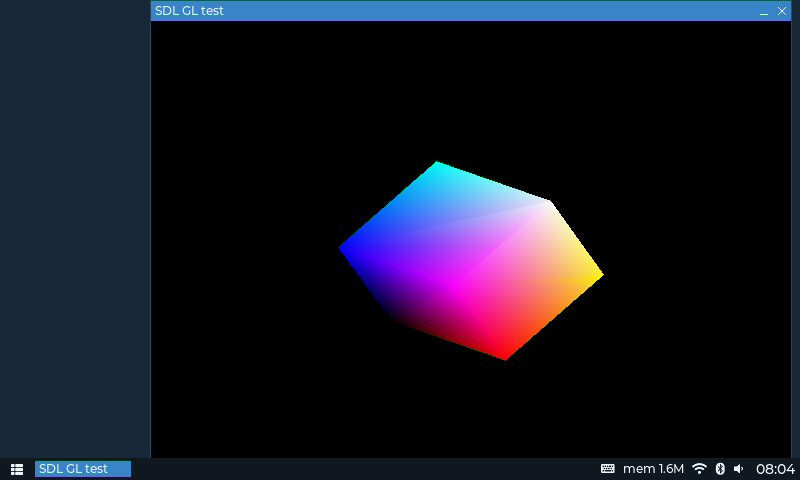
#> input picture artifacts/gl/stage5/testgl-board.jpg, 800 x 480 px
$ python cellbad.py ../../artifacts/gl/stage5/testgl-board.jpg ../../artifacts/gl/stage5/menu-gears.jpg 5
#> lines starting #> are read from the running program, lines starting #| are printed output that depends on the picture; after the words box and inside, x2 and y2 are one past the last pixel; in counts of white or black regions, pixels touching at a corner belong together
#!/usr/bin/env python3
"""cellbad.py MESA.png OURS.png [cell] - tolerant-bad pixels (tools/glref
compare.py's rule: no pixel of the other image's 3x3 neighbourhood within
16 on every channel, either direction) per 40x40 cell, rows from the
bottom as the tests number them. s31, MIT."""
import sys
import numpy as np
from PIL import Image
A = np.asarray(Image.open(sys.argv[1]).convert('RGB')).astype(np.int16)
B = np.asarray(Image.open(sys.argv[2]).convert('RGB')).astype(np.int16)
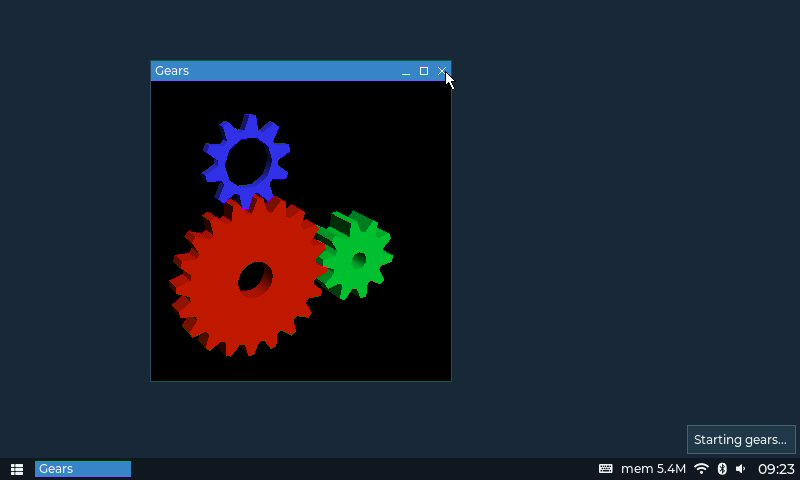
#> input picture artifacts/gl/stage5/menu-gears.jpg, 800 x 480 px
C = int(sys.argv[3]) if len(sys.argv) > 3 else 40
h, w, _ = A.shape
#> h = 480; w = 800
def nearest(X, Y):
    Yp = np.pad(Y, ((1, 1), (1, 1), (0, 0)), mode='edge')
    best = np.full((h, w), 32767, dtype=np.int16)
    for dy in (0, 1, 2):
        for dx in (0, 1, 2):
            best = np.minimum(best, np.abs(X - Yp[dy:dy + h, dx:dx + w]).max(axis=2))
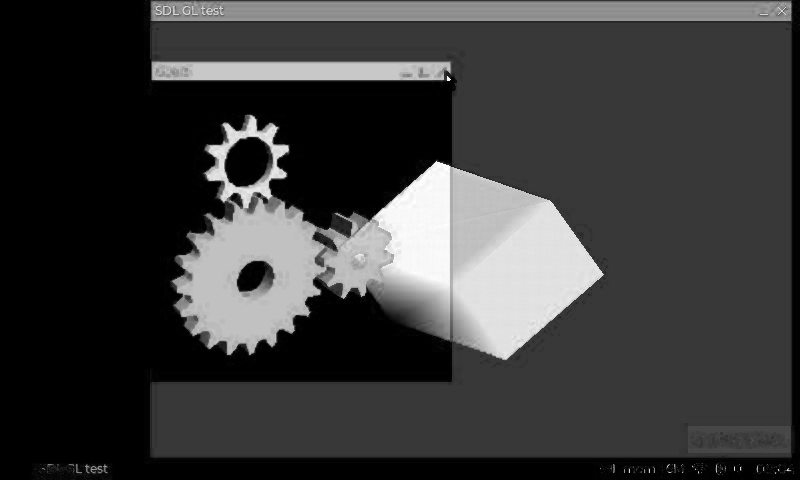
#> best: shape (480, 800) int16; min 0, max 255, mean 58.7
    return best
bad = (nearest(A, B) > 16) | (nearest(B, A) > 16)
#> after the loop in nearest (call 2), `for dy in (0, 1, 2):`:
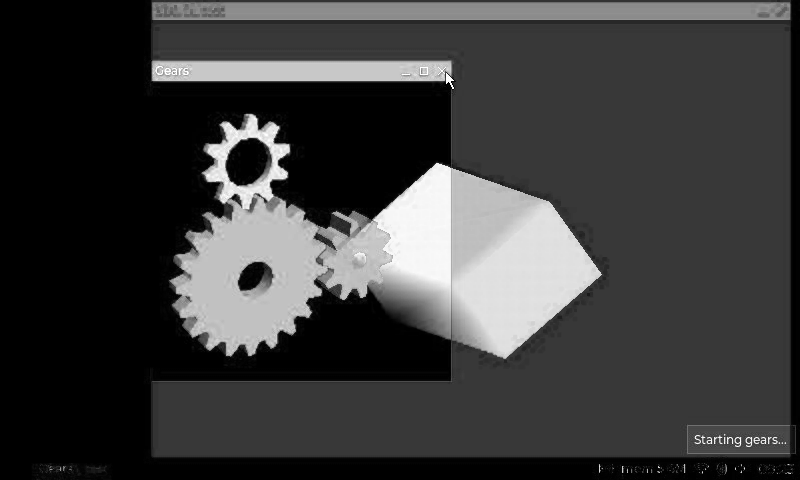
#> best: shape (480, 800) int16; min 0, max 255, mean 59.6
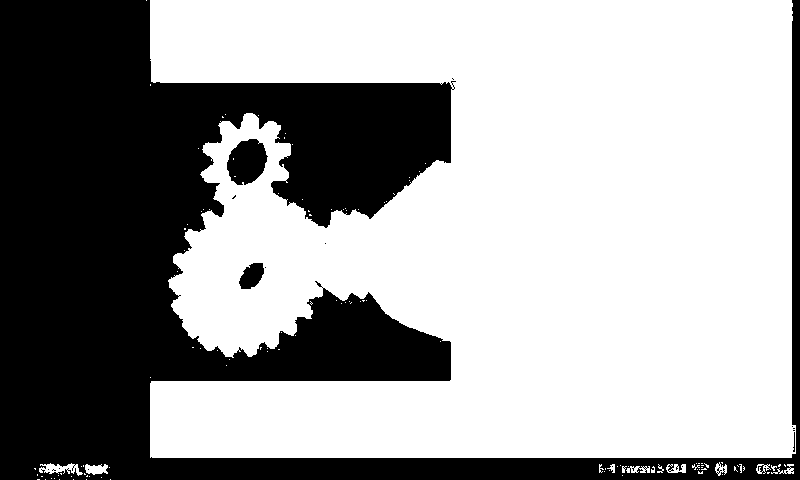
#> bad: shape (480, 800) bool; 63.3% white; 18 black regions (14 under 20 px), largest, box (x1, y1, x2, y2) and area: (0, 0, 800, 480) 139093, (227, 139, 268, 185) 1373, (239, 263, 264, 289) 453, (793, 432, 795, 452) 23
for row in range(h // C):
    y0, y1 = h - (row + 1) * C, h - row * C
    print('row %d ' % row + ' '.join('%4d' % bad[y0:y1, c * C:(c + 1) * C].sum() for c in range(w // C)))
#> this loop made 96 passes
#> (printed output is left out)
print('total %d (%.3f%%)' % (bad.sum(), 100.0 * bad.sum() / (h * w)))
